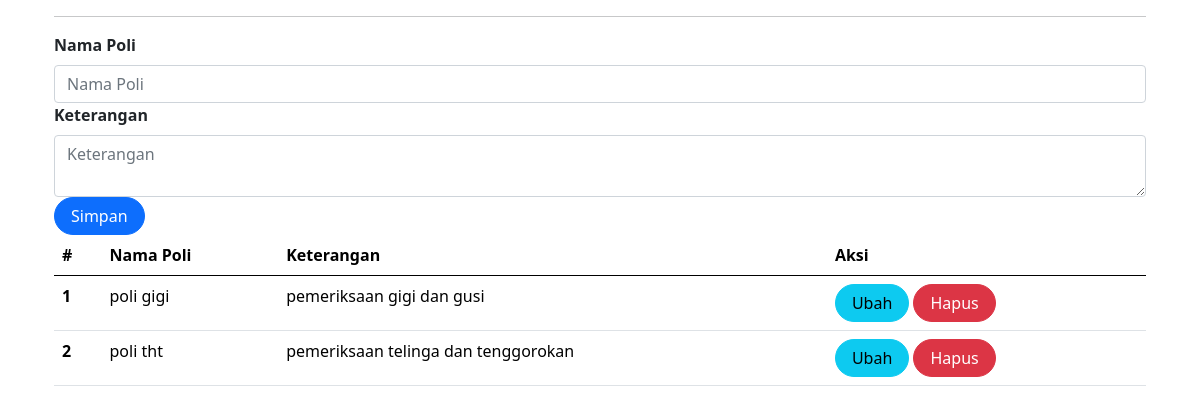
The app's page /admin/poli.php (signed in) with its own data.
### tables this page shows
CREATE TABLE `poli` (
  `id` int(11) UNSIGNED NOT NULL,
  `nama_poli` varchar(25) NOT NULL,
  `keterangan` text NOT NULL
);

### admin/poli.php (the view, shortened to what this page needs)
<?php
include_once("koneksi.php");
?>
<!DOCTYPE html>
<html lang="en">
<head>
    <link rel="stylesheet" href="assets/css/bootstrap.css">
    <link href="https://cdn.jsdelivr.net/npm/bootstrap@5.0.2/dist/css/bootstrap.min.css"
    rel="stylesheet"
>
</head>
<body>
<div class="container">
    <hr>
    <form class="form row" method="POST" action="" name="myForm" onsubmit="return validate();">
        <?php
        $nama_poli = '';
        $keterangan = '';
        ?>
        <div class="form-group">
            <label for="inputNamaPoli" class="form-label fw-bold">
                Nama Poli
            </label>
            <input type="text" class="form-control" name="nama_poli" id="inputNamaPoli" placeholder="Nama Poli" value="<?php echo $nama_poli; ?>">
        </div>
        <div class="form-group">
            <label for="inputKeterangan" class="form-label fw-bold">
                Keterangan
            </label>
            <textarea class="form-control" name="keterangan" id="inputKeterangan" placeholder="Keterangan"><?php echo $keterangan; ?></textarea>
        </div>
        <div class="form-group">
            <button type="submit" class="btn btn-primary rounded-pill px-3" name="simpan">Simpan</button>
        </div>
    </form>
    <table class="table table-hover">
        <thead>
            <tr>
                <th scope="col">#</th>
                <th scope="col">Nama Poli</th>
                <th scope="col">Keterangan</th>
                <th scope="col">Aksi</th>
            </tr>
        </thead>
        <tbody>
            <?php
            $result = mysqli_query(
                $mysqli,"SELECT * FROM poli"
            );
            $no = 1;
            while ($data = mysqli_fetch_array($result)) {
            ?>
                <tr>
                    <th scope="row"><?php echo $no++ ?></th>
                    <td><?php echo $data['nama_poli'] ?></td>
                    <td><?php echo $data['keterangan'] ?></td>
                    <td>
                        <a class="btn btn-info rounded-pill px-3"
                        href="poli.php?id=<?php echo $data['id'] ?>">Ubah
                        </a>
                        <a class="btn btn-danger rounded-pill px-3"
                        href="poli.php?id=<?php echo $data['id'] ?>&aksi=hapus">Hapus
                        </a>
                    </td>
                </tr>
            <?php
            }
            ?>
        </tbody>
    </table>
</div>
</body>
</html>

### records on screen
poli: nama_poli "poli gigi", keterangan "pemeriksaan gigi dan gusi"
poli: nama_poli "poli tht", keterangan "pemeriksaan telinga dan tenggorokan"
